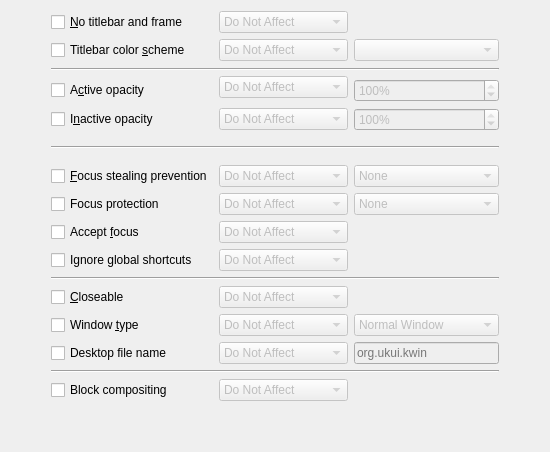
     <widget class="QWidget" name="tab">
      <attribute name="title">
       <string>Appearance &amp;&amp; &amp;Fixes</string>
      </attribute>
      <layout class="QGridLayout" name="gridLayout">
       <item row="0" column="1">
        <widget class="QCheckBox" name="enable_noborder">
         <property name="text">
          <string>&amp;No titlebar and frame</string>
         </property>
        </widget>
       </item>
       <item row="0" column="2" colspan="3">
        <widget class="QComboBox" name="rule_noborder">
         <property name="enabled">
          <bool>false</bool>
         </property>
         <item>
          <property name="text">
           <string>Do Not Affect</string>
          </property>
         </item>
         <item>
          <property name="text">
           <string>Apply Initially</string>
          </property>
         </item>
         <item>
          <property name="text">
           <string>Remember</string>
          </property>
         </item>
         <item>
          <property name="text">
           <string>Force</string>
          </property>
         </item>
         <item>
          <property name="text">
           <string>Apply Now</string>
          </property>
         </item>
         <item>
          <property name="text">
           <string>Force Temporarily</string>
          </property>
         </item>
        </widget>
       </item>
       <item row="0" column="5">
        <widget class="YesNoBox" name="noborder" native="true">
         <property name="enabled">
          <bool>false</bool>
         </property>
        </widget>
       </item>
       <item row="1" column="1">
        <widget class="QCheckBox" name="enable_decocolor">
         <property name="text">
          <string>Titlebar color &amp;scheme</string>
         </property>
        </widget>
       </item>
       <item row="1" column="2" colspan="3">
        <widget class="QComboBox" name="rule_decocolor">
         <property name="enabled">
          <bool>false</bool>
         </property>
         <item>
          <property name="text">
           <string>Do Not Affect</string>
          </property>
         </item>
         <item>
          <property name="text">
           <string>Force</string>
          </property>
         </item>
         <item>
          <property name="text">
           <string>Force Temporarily</string>
          </property>
         </item>
        </widget>
       </item>
       <item row="1" column="5">
        <widget class="QComboBox" name="decocolor">
         <property name="enabled">
          <bool>false</bool>
         </property>
        </widget>
       </item>
       <item row="2" column="1" rowspan="2" colspan="5">
        <widget class="Line" name="line_9">
         <property name="orientation">
          <enum>Qt::Horizontal</enum>
         </property>
        </widget>
       </item>
       <item row="3" column="2" rowspan="2" colspan="3">
        <widget class="QComboBox" name="rule_opacityactive">
         <property name="enabled">
          <bool>false</bool>
         </property>
         <item>
          <property name="text">
           <string>Do Not Affect</string>
          </property>
         </item>
         <item>
          <property name="text">
           <string>Force</string>
          </property>
         </item>
         <item>
          <property name="text">
           <string>Force Temporarily</string>
          </property>
         </item>
        </widget>
       </item>
       <item row="4" column="1">
        <widget class="QCheckBox" name="enable_opacityactive">
         <property name="text">
          <string>A&amp;ctive opacity</string>
         </property>
        </widget>
       </item>
       <item row="4" column="5">
        <widget class="QSpinBox" name="opacityactive">
         <property name="enabled">
          <bool>false</bool>
         </property>
         <property name="suffix">
          <string>%</string>
         </property>
         <property name="maximum">
          <number>100</number>
         </property>
         <property name="value">
          <number>100</number>
         </property>
        </widget>
       </item>
       <item row="5" column="1">
        <widget class="QCheckBox" name="enable_opacityinactive">
         <property name="text">
          <string>I&amp;nactive opacity</string>
         </property>
        </widget>
       </item>
       <item row="5" column="2" colspan="3">
        <widget class="QComboBox" name="rule_opacityinactive">
         <property name="enabled">
          <bool>false</bool>
         </property>
         <item>
          <property name="text">
           <string>Do Not Affect</string>
          </property>
         </item>
         <item>
          <property name="text">
           <string>Force</string>
          </property>
         </item>
         <item>
          <property name="text">
           <string>Force Temporarily</string>
          </property>
         </item>
        </widget>
       </item>
       <item row="5" column="5">
        <widget class="QSpinBox" name="opacityinactive">
         <property name="enabled">
          <bool>false</bool>
         </property>
         <property name="suffix">
          <string>%</string>
         </property>
         <property name="maximum">
          <number>100</number>
         </property>
         <property name="value">
          <number>100</number>
         </property>
        </widget>
       </item>
       <item row="6" column="1" rowspan="2" colspan="5">
        <widget class="Line" name="line_15">
         <property name="orientation">
          <enum>Qt::Horizontal</enum>
         </property>
        </widget>
       </item>
       <item row="6" column="3">
        <spacer name="verticalSpacer_4">
         <property name="orientation">
          <enum>Qt::Vertical</enum>
         </property>
         <property name="sizeType">
          <enum>QSizePolicy::Fixed</enum>
         </property>
         <property name="sizeHint" stdset="0">
          <size>
           <width>20</width>
           <height>8</height>
          </size>
         </property>
        </spacer>
       </item>
       <item row="7" column="3">
        <spacer name="verticalSpacer_9">
         <property name="orientation">
          <enum>Qt::Vertical</enum>
         </property>
         <property name="sizeType">
          <enum>QSizePolicy::Fixed</enum>
         </property>
         <property name="sizeHint" stdset="0">
          <size>
           <width>20</width>
           <height>8</height>
          </size>
         </property>
        </spacer>
       </item>
       <item row="8" column="0">
        <spacer name="horizontalSpacer_10">
         <property name="orientation">
          <enum>Qt::Horizontal</enum>
         </property>
         <property name="sizeHint" stdset="0">
          <size>
           <width>40</width>
           <height>20</height>
          </size>
         </property>
        </spacer>
       </item>
       <item row="8" column="1">
        <widget class="QCheckBox" name="enable_fsplevel">
         <property name="toolTip">
          <string>KWin tries to prevent windows from taking the focus
(&quot;activate&quot;) while you're working in another window,
but this may sometimes fail or superact.
&quot;None&quot; will unconditionally allow this window to get the focus while
&quot;Extreme&quot; will completely prevent it from taking the focus.</string>
         </property>
         <property name="text">
          <string>&amp;Focus stealing prevention</string>
         </property>
        </widget>
       </item>
       <item row="8" column="2" colspan="3">
        <widget class="QComboBox" name="rule_fsplevel">
         <property name="enabled">
          <bool>false</bool>
         </property>
         <item>
          <property name="text">
           <string>Do Not Affect</string>
          </property>
         </item>
         <item>
          <property name="text">
           <string>Force</string>
          </property>
         </item>
         <item>
          <property name="text">
           <string>Force Temporarily</string>
          </property>
         </item>
        </widget>
       </item>
       <item row="8" column="5">
        <widget class="KComboBox" name="fsplevel">
         <property name="enabled">
          <bool>false</bool>
         </property>
         <item>
          <property name="text">
           <string comment="no focus stealing prevention">None</string>
          </property>
         </item>
         <item>
          <property name="text">
           <string>Low</string>
          </property>
         </item>
         <item>
          <property name="text">
           <string>Normal</string>
          </property>
         </item>
         <item>
          <property name="text">
           <string>High</string>
          </property>
         </item>
         <item>
          <property name="text">
           <string>Extreme</string>
          </property>
         </item>
        </widget>
       </item>
       <item row="8" column="6">
        <spacer name="horizontalSpacer_4">
         <property name="orientation">
          <enum>Qt::Horizontal</enum>
         </property>
         <property name="sizeHint" stdset="0">
          <size>
           <width>40</width>
           <height>20</height>
          </size>
         </property>
        </spacer>
       </item>
       <item row="9" column="1">
        <widget class="QCheckBox" name="enable_fpplevel">
         <property name="toolTip">
          <string>This controls the focus protection of the currently active window.
None will always give the focus away,
Extreme will keep it.
Otherwise it's interleaved with the stealing prevention
assigned to the window that wants the focus.</string>
         </property>
         <property name="text">
          <string>Focus protection</string>
         </property>
        </widget>
       </item>
       <item row="9" column="2" colspan="3">
        <widget class="QComboBox" name="rule_fpplevel">
         <property name="enabled">
          <bool>false</bool>
         </property>
         <item>
          <property name="text">
           <string>Do Not Affect</string>
          </property>
         </item>
         <item>
          <property name="text">
           <string>Force</string>
          </property>
         </item>
         <item>
          <property name="text">
           <string>Force Temporarily</string>
          </property>
         </item>
        </widget>
       </item>
       <item row="9" column="5">
        <widget class="KComboBox" name="fpplevel">
         <property name="enabled">
          <bool>false</bool>
         </property>
         <item>
          <property name="text">
           <string comment="no focus stealing prevention">None</string>
          </property>
         </item>
         <item>
          <property name="text">
           <string>Low</string>
          </property>
         </item>
         <item>
          <property name="text">
           <string>Normal</string>
          </property>
         </item>
         <item>
          <property name="text">
           <string>High</string>
          </property>
         </item>
         <item>
          <property name="text">
           <string>Extreme</string>
          </property>
         </item>
        </widget>
       </item>
       <item row="10" column="1">
        <widget class="QCheckBox" name="enable_acceptfocus">
         <property name="toolTip">
          <string>Windows may prevent to get the focus (activate) when being clicked.
On the other hand you might wish to prevent a window
from getting focused on a mouse click.</string>
         </property>
         <property name="text">
          <string>Accept &amp;focus</string>
         </property>
        </widget>
       </item>
       <item row="10" column="2" colspan="3">
        <widget class="QComboBox" name="rule_acceptfocus">
         <property name="enabled">
          <bool>false</bool>
         </property>
         <item>
          <property name="text">
           <string>Do Not Affect</string>
          </property>
         </item>
         <item>
          <property name="text">
           <string>Force</string>
          </property>
         </item>
         <item>
          <property name="text">
           <string>Force Temporarily</string>
          </property>
         </item>
        </widget>
       </item>
       <item row="10" column="5">
        <widget class="YesNoBox" name="acceptfocus" native="true">
         <property name="enabled">
          <bool>false</bool>
         </property>
        </widget>
       </item>
       <item row="11" column="1">
        <widget class="QCheckBox" name="enable_disableglobalshortcuts">
         <property name="toolTip">
          <string>When used, a window will receive
all keyboard inputs while it is active, including Alt+Tab etc.
This is especially interesting for emulators or virtual machines.

Be warned:
you won't be able to Alt+Tab out of the window
nor use any other global shortcut (such as Alt+F2 to show KRunner)
while it's active!</string>
         </property>
         <property name="text">
          <string>Ignore global shortcuts</string>
         </property>
         <property name="shortcut">
          <string/>
         </property>
        </widget>
       </item>
       <item row="11" column="2" colspan="3">
        <widget class="QComboBox" name="rule_disableglobalshortcuts">
         <property name="enabled">
          <bool>false</bool>
         </property>
         <item>
          <property name="text">
           <string>Do Not Affect</string>
          </property>
         </item>
         <item>
          <property name="text">
           <string>Force</string>
          </property>
         </item>
         <item>
          <property name="text">
           <string>Force Temporarily</string>
          </property>
         </item>
        </widget>
       </item>
       <item row="11" column="5">
        <widget class="YesNoBox" name="disableglobalshortcuts" native="true">
         <property name="enabled">
          <bool>false</bool>
         </property>
        </widget>
       </item>
       <item row="12" column="1" colspan="5">
        <widget class="Line" name="line_6">
         <property name="orientation">
          <enum>Qt::Horizontal</enum>
         </property>
        </widget>
       </item>
       <item row="13" column="1">
        <widget class="QCheckBox" name="enable_closeable">
         <property name="text">
          <string>&amp;Closeable</string>
         </property>
        </widget>
       </item>
       <item row="13" column="2" colspan="3">
        <widget class="QComboBox" name="rule_closeable">
         <property name="enabled">
          <bool>false</bool>
         </property>
         <item>
          <property name="text">
           <string>Do Not Affect</string>
          </property>
         </item>
         <item>
          <property name="text">
           <string>Force</string>
          </property>
         </item>
         <item>
          <property name="text">
           <string>Force Temporarily</string>
          </property>
         </item>
        </widget>
       </item>
       <item row="13" column="5">
        <widget class="YesNoBox" name="closeable" native="true">
         <property name="enabled">
          <bool>false</bool>
         </property>
        </widget>
       </item>
       <item row="14" column="1">
        <widget class="QCheckBox" name="enable_type">
         <property name="text">
          <string>Window &amp;type</string>
         </property>
        </widget>
       </item>
       <item row="14" column="2" colspan="3">
        <widget class="QComboBox" name="rule_type">
         <property name="enabled">
          <bool>false</bool>
         </property>
         <item>
          <property name="text">
           <string>Do Not Affect</string>
          </property>
         </item>
         <item>
          <property name="text">
           <string>Force</string>
          </property>
         </item>
         <item>
          <property name="text">
           <string>Force Temporarily</string>
          </property>
         </item>
        </widget>
       </item>
       <item row="14" column="5">
        <widget class="QComboBox" name="type">
         <property name="enabled">
          <bool>false</bool>
         </property>
         <item>
          <property name="text">
           <string>Normal Window</string>
          </property>
         </item>
         <item>
          <property name="text">
           <string>Dialog Window</string>
          </property>
         </item>
         <item>
          <property name="text">
           <string>Utility Window</string>
          </property>
         </item>
         <item>
          <property name="text">
           <string>Dock (panel)</string>
          </property>
         </item>
         <item>
          <property name="text">
           <string>Toolbar</string>
          </property>
         </item>
         <item>
          <property name="text">
           <string>Torn-Off Menu</string>
          </property>
         </item>
         <item>
          <property name="text">
           <string>Splash Screen</string>
          </property>
         </item>
         <item>
          <property name="text">
           <string>Desktop</string>
          </property>
         </item>
         <item>
          <property name="text">
           <string>Standalone Menubar</string>
          </property>
         </item>
        </widget>
       </item>
       <item row="15" column="1">
        <widget class="QCheckBox" name="enable_desktopfile">
         <property name="text">
          <string>Desktop file name</string>
         </property>
         <property name="shortcut">
          <string/>
         </property>
        </widget>
       </item>
       <item row="15" column="2" colspan="3">
        <widget class="QComboBox" name="rule_desktopfile">
         <property name="enabled">
          <bool>false</bool>
         </property>
         <item>
          <property name="text">
           <string>Do Not Affect</string>
          </property>
         </item>
         <item>
          <property name="text">
           <string>Apply Initially</string>
          </property>
         </item>
         <item>
          <property name="text">
           <string>Remember</string>
          </property>
         </item>
         <item>
          <property name="text">
           <string>Force</string>
          </property>
         </item>
         <item>
          <property name="text">
           <string>Apply Now</string>
          </property>
         </item>
         <item>
          <property name="text">
           <string>Force Temporarily</string>
          </property>
         </item>
        </widget>
       </item>
       <item row="15" column="5">
        <widget class="QLineEdit" name="desktopfile">
         <property name="enabled">
          <bool>false</bool>
         </property>
         <property name="placeholderText">
          <string>org.ukui.kwin</string>
         </property>
        </widget>
       </item>
       <item row="16" column="1" colspan="5">
        <widget class="Line" name="line_7">
         <property name="orientation">
          <enum>Qt::Horizontal</enum>
         </property>
        </widget>
       </item>
       <item row="17" column="1">
        <widget class="QCheckBox" name="enable_blockcompositing">
         <property name="text">
          <string>Block compositing</string>
         </property>
        </widget>
       </item>
       <item row="17" column="2" colspan="3">
        <widget class="QComboBox" name="rule_blockcompositing">
         <property name="enabled">
          <bool>false</bool>
         </property>
         <item>
          <property name="text">
           <string>Do Not Affect</string>
          </property>
         </item>
         <item>
          <property name="text">
           <string>Force</string>
          </property>
         </item>
         <item>
          <property name="text">
           <string>Force Temporarily</string>
          </property>
         </item>
        </widget>
       </item>
       <item row="17" column="5">
        <widget class="YesNoBox" name="blockcompositing" native="true">
         <property name="enabled">
          <bool>false</bool>
         </property>
        </widget>
       </item>
       <item row="18" column="2">
        <spacer name="verticalSpacer_5">
         <property name="orientation">
          <enum>Qt::Vertical</enum>
         </property>
         <property name="sizeHint" stdset="0">
          <size>
           <width>20</width>
           <height>40</height>
          </size>
         </property>
        </spacer>
       </item>
      </layout>
     </widget>
